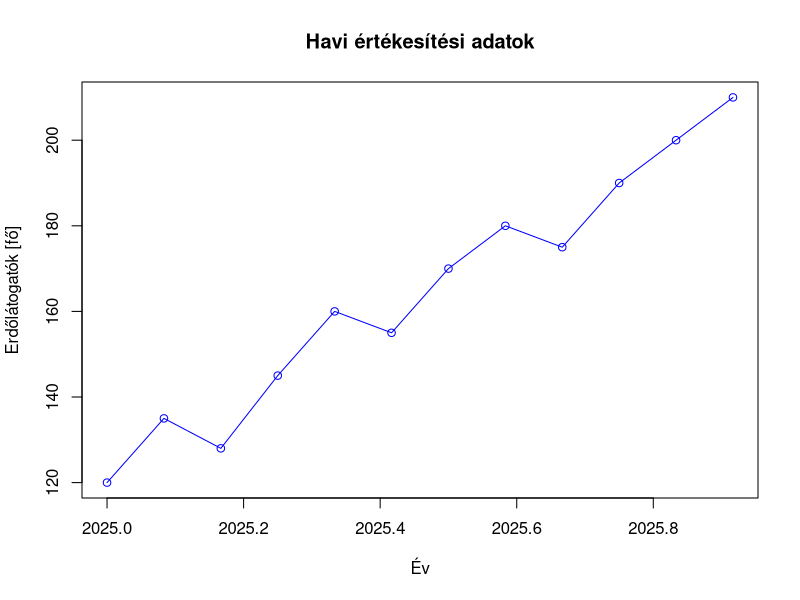

Write R code to recreate this figure.
# Havi erdőlátogatás adatok
erdőlátogatók_száma <- c(120, 135, 128, 145, 160, 155,
                         170, 180, 175, 190, 200, 210)

# Idősor létrehozása
idosor <- ts(erdőlátogatók_száma,
             start = c(2025, 1),
             frequency = 12)

# Idősor megjelenítése
print(idosor)

plot(idosor,
     main = "Havi értékesítési adatok",
     xlab = "Év",
     ylab = "Erdőlátogatók [fő]",
     col = "blue",
     type = "o")
